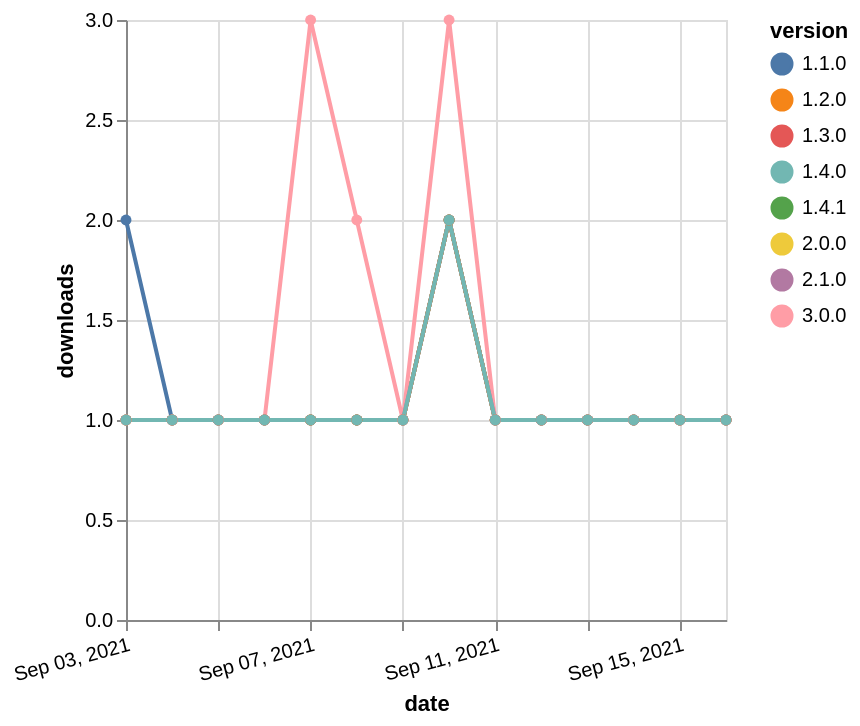

The specification (Vega-Lite) saved for this image:
### Vega-Lite specification from a JSON file in a GitHub repository (floating-point values rounded to 4 significant figures)
{"$schema": "https://vega.github.io/schema/vega-lite/v5.json", "description": "A simple bar chart with embedded data.", "data": {"values": [{"date": "2021-09-03", "total": 217, "delta": 2, "version": "1.1.0"}, {"date": "2021-09-04", "total": 218, "delta": 1, "version": "1.1.0"}, {"date": "2021-09-05", "total": 219, "delta": 1, "version": "1.1.0"}, {"date": "2021-09-06", "total": 220, "delta": 1, "version": "1.1.0"}, {"date": "2021-09-07", "total": 221, "delta": 1, "version": "1.1.0"}, {"date": "2021-09-08", "total": 222, "delta": 1, "version": "1.1.0"}, {"date": "2021-09-09", "total": 223, "delta": 1, "version": "1.1.0"}, {"date": "2021-09-10", "total": 225, "delta": 2, "version": "1.1.0"}, {"date": "2021-09-11", "total": 226, "delta": 1, "version": "1.1.0"}, {"date": "2021-09-12", "total": 227, "delta": 1, "version": "1.1.0"}, {"date": "2021-09-13", "total": 228, "delta": 1, "version": "1.1.0"}, {"date": "2021-09-14", "total": 229, "delta": 1, "version": "1.1.0"}, {"date": "2021-09-15", "total": 230, "delta": 1, "version": "1.1.0"}, {"date": "2021-09-16", "total": 231, "delta": 1, "version": "1.1.0"}, {"date": "2021-09-03", "total": 218, "delta": 1, "version": "1.3.0"}, {"date": "2021-09-04", "total": 219, "delta": 1, "version": "1.3.0"}, {"date": "2021-09-05", "total": 220, "delta": 1, "version": "1.3.0"}, {"date": "2021-09-06", "total": 221, "delta": 1, "version": "1.3.0"}, {"date": "2021-09-07", "total": 222, "delta": 1, "version": "1.3.0"}, {"date": "2021-09-08", "total": 223, "delta": 1, "version": "1.3.0"}, {"date": "2021-09-09", "total": 224, "delta": 1, "version": "1.3.0"}, {"date": "2021-09-10", "total": 226, "delta": 2, "version": "1.3.0"}, {"date": "2021-09-11", "total": 227, "delta": 1, "version": "1.3.0"}, {"date": "2021-09-12", "total": 228, "delta": 1, "version": "1.3.0"}, {"date": "2021-09-13", "total": 229, "delta": 1, "version": "1.3.0"}, {"date": "2021-09-14", "total": 230, "delta": 1, "version": "1.3.0"}, {"date": "2021-09-15", "total": 231, "delta": 1, "version": "1.3.0"}, {"date": "2021-09-16", "total": 232, "delta": 1, "version": "1.3.0"}, {"date": "2021-09-03", "total": 206, "delta": 1, "version": "1.4.1"}, {"date": "2021-09-04", "total": 207, "delta": 1, "version": "1.4.1"}, {"date": "2021-09-05", "total": 208, "delta": 1, "version": "1.4.1"}, {"date": "2021-09-06", "total": 209, "delta": 1, "version": "1.4.1"}, {"date": "2021-09-07", "total": 210, "delta": 1, "version": "1.4.1"}, {"date": "2021-09-08", "total": 211, "delta": 1, "version": "1.4.1"}, {"date": "2021-09-09", "total": 212, "delta": 1, "version": "1.4.1"}, {"date": "2021-09-10", "total": 214, "delta": 2, "version": "1.4.1"}, {"date": "2021-09-11", "total": 215, "delta": 1, "version": "1.4.1"}, {"date": "2021-09-12", "total": 216, "delta": 1, "version": "1.4.1"}, {"date": "2021-09-13", "total": 217, "delta": 1, "version": "1.4.1"}, {"date": "2021-09-14", "total": 218, "delta": 1, "version": "1.4.1"}, {"date": "2021-09-15", "total": 219, "delta": 1, "version": "1.4.1"}, {"date": "2021-09-16", "total": 220, "delta": 1, "version": "1.4.1"}, {"date": "2021-09-03", "total": 208, "delta": 1, "version": "2.0.0"}, {"date": "2021-09-04", "total": 209, "delta": 1, "version": "2.0.0"}, {"date": "2021-09-05", "total": 210, "delta": 1, "version": "2.0.0"}, {"date": "2021-09-06", "total": 211, "delta": 1, "version": "2.0.0"}, {"date": "2021-09-07", "total": 212, "delta": 1, "version": "2.0.0"}, {"date": "2021-09-08", "total": 213, "delta": 1, "version": "2.0.0"}, {"date": "2021-09-09", "total": 214, "delta": 1, "version": "2.0.0"}, {"date": "2021-09-10", "total": 216, "delta": 2, "version": "2.0.0"}, {"date": "2021-09-11", "total": 217, "delta": 1, "version": "2.0.0"}, {"date": "2021-09-12", "total": 218, "delta": 1, "version": "2.0.0"}, {"date": "2021-09-13", "total": 219, "delta": 1, "version": "2.0.0"}, {"date": "2021-09-14", "total": 220, "delta": 1, "version": "2.0.0"}, {"date": "2021-09-15", "total": 221, "delta": 1, "version": "2.0.0"}, {"date": "2021-09-16", "total": 222, "delta": 1, "version": "2.0.0"}, {"date": "2021-09-03", "total": 218, "delta": 1, "version": "1.2.0"}, {"date": "2021-09-04", "total": 219, "delta": 1, "version": "1.2.0"}, {"date": "2021-09-05", "total": 220, "delta": 1, "version": "1.2.0"}, {"date": "2021-09-06", "total": 221, "delta": 1, "version": "1.2.0"}, {"date": "2021-09-07", "total": 222, "delta": 1, "version": "1.2.0"}, {"date": "2021-09-08", "total": 223, "delta": 1, "version": "1.2.0"}, {"date": "2021-09-09", "total": 224, "delta": 1, "version": "1.2.0"}, {"date": "2021-09-10", "total": 226, "delta": 2, "version": "1.2.0"}, {"date": "2021-09-11", "total": 227, "delta": 1, "version": "1.2.0"}, {"date": "2021-09-12", "total": 228, "delta": 1, "version": "1.2.0"}, {"date": "2021-09-13", "total": 229, "delta": 1, "version": "1.2.0"}, {"date": "2021-09-14", "total": 230, "delta": 1, "version": "1.2.0"}, {"date": "2021-09-15", "total": 231, "delta": 1, "version": "1.2.0"}, {"date": "2021-09-16", "total": 232, "delta": 1, "version": "1.2.0"}, {"date": "2021-09-03", "total": 407, "delta": 1, "version": "3.0.0"}, {"date": "2021-09-04", "total": 408, "delta": 1, "version": "3.0.0"}, {"date": "2021-09-05", "total": 409, "delta": 1, "version": "3.0.0"}, {"date": "2021-09-06", "total": 410, "delta": 1, "version": "3.0.0"}, {"date": "2021-09-07", "total": 413, "delta": 3, "version": "3.0.0"}, {"date": "2021-09-08", "total": 415, "delta": 2, "version": "3.0.0"}, {"date": "2021-09-09", "total": 416, "delta": 1, "version": "3.0.0"}, {"date": "2021-09-10", "total": 419, "delta": 3, "version": "3.0.0"}, {"date": "2021-09-11", "total": 420, "delta": 1, "version": "3.0.0"}, {"date": "2021-09-12", "total": 421, "delta": 1, "version": "3.0.0"}, {"date": "2021-09-13", "total": 422, "delta": 1, "version": "3.0.0"}, {"date": "2021-09-14", "total": 423, "delta": 1, "version": "3.0.0"}, {"date": "2021-09-15", "total": 424, "delta": 1, "version": "3.0.0"}, {"date": "2021-09-16", "total": 425, "delta": 1, "version": "3.0.0"}, {"date": "2021-09-03", "total": 201, "delta": 1, "version": "2.1.0"}, {"date": "2021-09-04", "total": 202, "delta": 1, "version": "2.1.0"}, {"date": "2021-09-05", "total": 203, "delta": 1, "version": "2.1.0"}, {"date": "2021-09-06", "total": 204, "delta": 1, "version": "2.1.0"}, {"date": "2021-09-07", "total": 205, "delta": 1, "version": "2.1.0"}, {"date": "2021-09-08", "total": 206, "delta": 1, "version": "2.1.0"}, {"date": "2021-09-09", "total": 207, "delta": 1, "version": "2.1.0"}, {"date": "2021-09-10", "total": 209, "delta": 2, "version": "2.1.0"}, {"date": "2021-09-11", "total": 210, "delta": 1, "version": "2.1.0"}, {"date": "2021-09-12", "total": 211, "delta": 1, "version": "2.1.0"}, {"date": "2021-09-13", "total": 212, "delta": 1, "version": "2.1.0"}, {"date": "2021-09-14", "total": 213, "delta": 1, "version": "2.1.0"}, {"date": "2021-09-15", "total": 214, "delta": 1, "version": "2.1.0"}, {"date": "2021-09-16", "total": 215, "delta": 1, "version": "2.1.0"}, {"date": "2021-09-03", "total": 203, "delta": 1, "version": "1.4.0"}, {"date": "2021-09-04", "total": 204, "delta": 1, "version": "1.4.0"}, {"date": "2021-09-05", "total": 205, "delta": 1, "version": "1.4.0"}, {"date": "2021-09-06", "total": 206, "delta": 1, "version": "1.4.0"}, {"date": "2021-09-07", "total": 207, "delta": 1, "version": "1.4.0"}, {"date": "2021-09-08", "total": 208, "delta": 1, "version": "1.4.0"}, {"date": "2021-09-09", "total": 209, "delta": 1, "version": "1.4.0"}, {"date": "2021-09-10", "total": 211, "delta": 2, "version": "1.4.0"}, {"date": "2021-09-11", "total": 212, "delta": 1, "version": "1.4.0"}, {"date": "2021-09-12", "total": 213, "delta": 1, "version": "1.4.0"}, {"date": "2021-09-13", "total": 214, "delta": 1, "version": "1.4.0"}, {"date": "2021-09-14", "total": 215, "delta": 1, "version": "1.4.0"}, {"date": "2021-09-15", "total": 216, "delta": 1, "version": "1.4.0"}, {"date": "2021-09-16", "total": 217, "delta": 1, "version": "1.4.0"}]}, "width": "container", "mark": {"type": "line", "point": {"filled": true}}, "encoding": {"x": {"field": "date", "type": "temporal", "timeUnit": "yearmonthdate", "title": "date", "axis": {"labelAngle": -15}}, "y": {"field": "delta", "type": "quantitative", "title": "downloads"}, "color": {"field": "version", "type": "nominal"}, "tooltip": {"field": "delta"}}}
